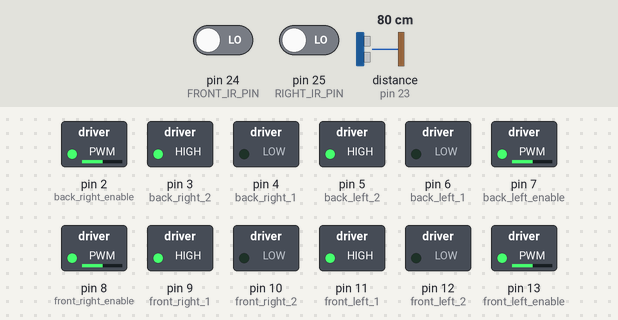
The sketch below on a simulated Arduino Mega 2560, built with avr-gcc and run on an emulated ATmega2560. On the bench: switched loads named in the sketch (green lamp = pin HIGH). Wiring (inferred from the names in the program): ultrasonic range finder: trigger pin 22; echo pin 23. Dashed ring = blinking. The inputs (shaded band) are chosen by the test bench; at power-on: pin 24 (FRONT_IR_PIN) LOW, distance to the obstacle (sensor on pin 23) 80 cm, pin 25 (RIGHT_IR_PIN) LOW. The echo pulse lasts 58.3 µs per cm; pins used as bus, display or sensor lines are not drawn; what the sketch prints to the serial monitor is not drawn.

Above: at 2.31 s.
3.3 s: pin 24 (FRONT_IR_PIN) driven HIGH
At 4.6 s:
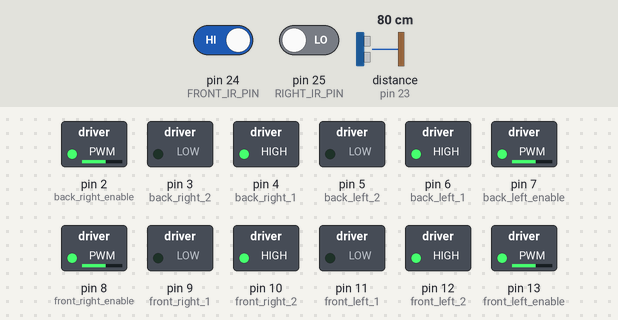
5.6 s: distance to the obstacle (sensor on pin 23) set to 8 cm
7.3 s: distance to the obstacle (sensor on pin 23) set to 5 cm
At 8.2 s:
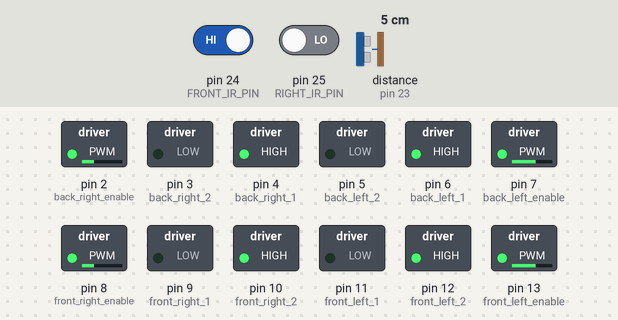
8.9 s: pin 24 (FRONT_IR_PIN) driven LOW
At 9.8 s:
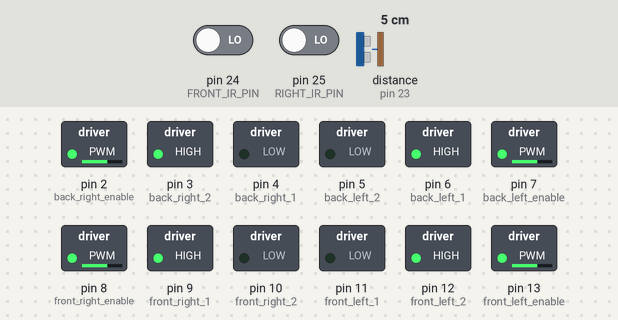
15.9 s: pin 24 (FRONT_IR_PIN) driven HIGH and pin 25 (RIGHT_IR_PIN) driven LOW
At 16.9 s:
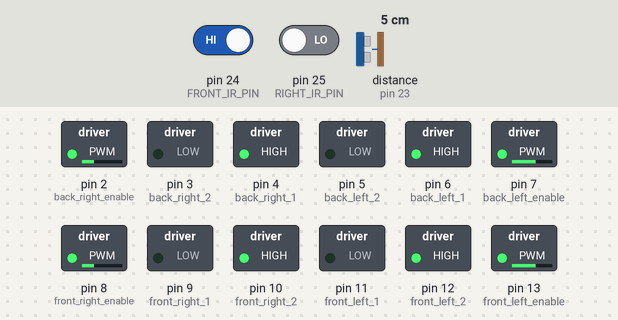
Timing chart, 0 to 18.9 s (numbered marks = the images above; inputs shaded):
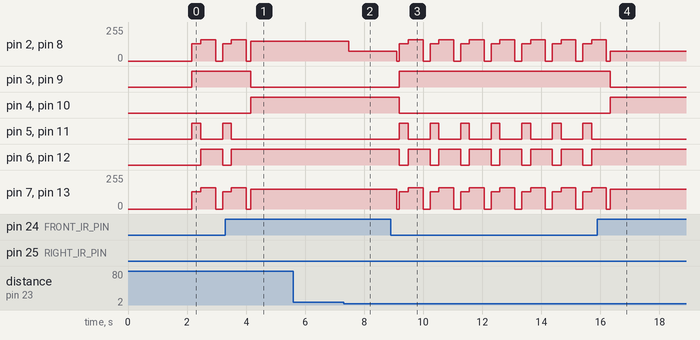

The sketch:

maze_autonomous.ino
```cpp
///////////////////////////////////////////////////////////////////
//      Albertaloop Mechatronics Showdown 2026
//      Autonomous Maze Navigation
//      Version: 1.0
//
//      Strategy:
//      - Left-hand wall following using ultrasonic sensor
//      - Front collision detection using IR sensor
//      - Right wall detection using IR sensor
//
//      Sensor Wiring:
//      - Ultrasonic TRIG  --> Pin 22
//      - Ultrasonic ECHO  --> Pin 23
//      - Front IR OUT     --> Pin 24
//      - Right IR OUT     --> Pin 25
//
//      All IR sensors: LOW = obstacle detected, HIGH = clear
///////////////////////////////////////////////////////////////////

// ---------------------------------------------------------------
// TUNING PARAMETERS — adjust these during testing
// ---------------------------------------------------------------
#define BASE_SPEED         150   // Default drive speed (0-255). Start here, increase if carpet is too slow.
#define TURN_SPEED         160   // Speed during turns. Slightly higher than base to overcome carpet friction.
#define REVERSE_SPEED      130   // Speed when reversing away from front collision.

#define WALL_FOLLOW_DIST   10    // Target distance (cm) to maintain from left wall.
#define WALL_TOO_CLOSE     6     // Left wall too close — steer right.
#define WALL_TOO_FAR       15    // Left wall too far / lost — steer left.
#define FRONT_CLEAR_DIST   20    // (unused — IR is digital, kept for reference)

#define REVERSE_TIME       300   // ms to reverse after front collision before turning.
#define TURN_TIME          500   // ms to turn right after front collision. Tune this for 90 degrees on carpet.
#define LEFT_TURN_TIME     300   // ms to nudge left when left wall is lost.
// ---------------------------------------------------------------

// --- Motor Pins (from starter code — do not change) ---
#define back_left_enable   7
#define back_left_1        6
#define back_left_2        5
#define back_right_enable  2
#define back_right_1       4
#define back_right_2       3
#define front_right_enable 8
#define front_right_1      9
#define front_right_2      10
#define front_left_enable  13
#define front_left_1       11
#define front_left_2       12

// --- Sensor Pins ---
#define TRIG_PIN           22
#define ECHO_PIN           23
#define FRONT_IR_PIN       24   // LOW = wall detected in front
#define RIGHT_IR_PIN       25   // LOW = wall detected on right

///////////////////////////////////////////////////////////////////
void setup() {
  Serial.begin(9600);

  // Motor pins
  pinMode(back_left_enable,   OUTPUT);
  pinMode(back_left_1,        OUTPUT);
  pinMode(back_left_2,        OUTPUT);
  pinMode(back_right_enable,  OUTPUT);
  pinMode(back_right_1,       OUTPUT);
  pinMode(back_right_2,       OUTPUT);
  pinMode(front_right_enable, OUTPUT);
  pinMode(front_right_1,      OUTPUT);
  pinMode(front_right_2,      OUTPUT);
  pinMode(front_left_enable,  OUTPUT);
  pinMode(front_left_1,       OUTPUT);
  pinMode(front_left_2,       OUTPUT);

  // Sensor pins
  pinMode(TRIG_PIN,     OUTPUT);
  pinMode(ECHO_PIN,     INPUT);
  pinMode(FRONT_IR_PIN, INPUT);
  pinMode(RIGHT_IR_PIN, INPUT);

  stopMotors();
  delay(2000); // 2 second pause before starting — gives you time to place robot
  Serial.println("Autonomous maze starting...");
}

///////////////////////////////////////////////////////////////////
void loop() {
  bool frontWall = (digitalRead(FRONT_IR_PIN) == LOW);  // IR LOW = wall detected
  bool rightWall = (digitalRead(RIGHT_IR_PIN) == LOW);
  int  leftDist  = getUltrasonicDistance();

  // Debug output — open Serial Monitor to watch live values
  Serial.print("Front: "); Serial.print(frontWall ? "WALL" : "clear");
  Serial.print(" | Right: "); Serial.print(rightWall ? "WALL" : "clear");
  Serial.print(" | Left dist: "); Serial.print(leftDist);
  Serial.println(" cm");

  // ---------------------------------------------------------------
  // DECISION TREE
  // ---------------------------------------------------------------

  // PRIORITY 1: Front wall — stop, reverse, turn right
  if (frontWall) {
    Serial.println("ACTION: Front wall — reversing and turning right");
    stopMotors();
    delay(100);
    moveBackward(REVERSE_SPEED);
    delay(REVERSE_TIME);
    turnRight(TURN_SPEED);
    delay(TURN_TIME);
    stopMotors();
    delay(100);
    return;
  }

  // PRIORITY 2: Left wall too close — steer right
  if (leftDist > 0 && leftDist < WALL_TOO_CLOSE) {
    Serial.println("ACTION: Too close to left wall — steering right");
    steerRight();
    return;
  }

  // PRIORITY 3: Left wall in range — drive straight
  if (leftDist >= WALL_TOO_CLOSE && leftDist <= WALL_TOO_FAR) {
    Serial.println("ACTION: Wall in range — forward");
    moveForward(BASE_SPEED);
    return;
  }

  // PRIORITY 4: Left wall lost — nudge left to find it
  if (leftDist > WALL_TOO_FAR || leftDist == 0) {
    // Check if right wall present — if so, we're in a corridor, just go straight
    if (rightWall) {
      Serial.println("ACTION: Left wall lost but right wall present — forward");
      moveForward(BASE_SPEED);
    } else {
      Serial.println("ACTION: Left wall lost — nudging left");
      steerLeft();
      delay(LEFT_TURN_TIME);
    }
    return;
  }
}

///////////////////////////////////////////////////////////////////
// MOTOR CONTROL FUNCTIONS
///////////////////////////////////////////////////////////////////

void moveForward(int spd) {
  digitalWrite(back_left_1,   HIGH); digitalWrite(back_left_2,   LOW);
  digitalWrite(back_right_1,  HIGH); digitalWrite(back_right_2,  LOW);
  digitalWrite(front_left_1,  LOW);  digitalWrite(front_left_2,  HIGH);
  digitalWrite(front_right_1, LOW);  digitalWrite(front_right_2, HIGH);
  setSpeed(spd, spd, spd, spd);
}

void moveBackward(int spd) {
  digitalWrite(back_left_1,   LOW);  digitalWrite(back_left_2,   HIGH);
  digitalWrite(back_right_1,  LOW);  digitalWrite(back_right_2,  HIGH);
  digitalWrite(front_left_1,  HIGH); digitalWrite(front_left_2,  LOW);
  digitalWrite(front_right_1, HIGH); digitalWrite(front_right_2, LOW);
  setSpeed(spd, spd, spd, spd);
}

// Full turn right in place (left wheels forward, right wheels backward)
void turnRight(int spd) {
  digitalWrite(back_left_1,   HIGH); digitalWrite(back_left_2,   LOW);
  digitalWrite(back_right_1,  LOW);  digitalWrite(back_right_2,  HIGH);
  digitalWrite(front_left_1,  LOW);  digitalWrite(front_left_2,  HIGH);
  digitalWrite(front_right_1, HIGH); digitalWrite(front_right_2, LOW);
  setSpeed(spd, spd, spd, spd);
}

// Full turn left in place (right wheels forward, left wheels backward)
void turnLeft(int spd) {
  digitalWrite(back_left_1,   LOW);  digitalWrite(back_left_2,   HIGH);
  digitalWrite(back_right_1,  HIGH); digitalWrite(back_right_2,  LOW);
  digitalWrite(front_left_1,  HIGH); digitalWrite(front_left_2,  LOW);
  digitalWrite(front_right_1, LOW);  digitalWrite(front_right_2, HIGH);
  setSpeed(spd, spd, spd, spd);
}

// Gentle steer right — left side faster than right
void steerRight() {
  digitalWrite(back_left_1,   HIGH); digitalWrite(back_left_2,   LOW);
  digitalWrite(back_right_1,  HIGH); digitalWrite(back_right_2,  LOW);
  digitalWrite(front_left_1,  LOW);  digitalWrite(front_left_2,  HIGH);
  digitalWrite(front_right_1, LOW);  digitalWrite(front_right_2, HIGH);
  setSpeed(BASE_SPEED, BASE_SPEED / 2, BASE_SPEED, BASE_SPEED / 2);
}

// Gentle steer left — right side faster than left
void steerLeft() {
  digitalWrite(back_left_1,   HIGH); digitalWrite(back_left_2,   LOW);
  digitalWrite(back_right_1,  HIGH); digitalWrite(back_right_2,  LOW);
  digitalWrite(front_left_1,  LOW);  digitalWrite(front_left_2,  HIGH);
  digitalWrite(front_right_1, LOW);  digitalWrite(front_right_2, HIGH);
  setSpeed(BASE_SPEED / 2, BASE_SPEED, BASE_SPEED / 2, BASE_SPEED);
}

void stopMotors() {
  setSpeed(0, 0, 0, 0);
}

// spd values: back_left, back_right, front_left, front_right
void setSpeed(int bl, int br, int fl, int fr) {
  // Enforce minimum threshold from starter code to prevent buzzing
  if (bl > 0 && bl < 72) bl = 72;
  if (br > 0 && br < 72) br = 72;
  if (fl > 0 && fl < 72) fl = 72;
  if (fr > 0 && fr < 72) fr = 72;

  analogWrite(back_left_enable,   bl);
  analogWrite(back_right_enable,  br);
  analogWrite(front_left_enable,  fl);
  analogWrite(front_right_enable, fr);
}

///////////////////////////////////////////////////////////////////
// ULTRASONIC SENSOR
///////////////////////////////////////////////////////////////////

int getUltrasonicDistance() {
  // Send pulse
  digitalWrite(TRIG_PIN, LOW);
  delayMicroseconds(2);
  digitalWrite(TRIG_PIN, HIGH);
  delayMicroseconds(10);
  digitalWrite(TRIG_PIN, LOW);

  // Read echo — timeout after 30ms (equivalent to ~500cm, filters bad readings)
  long duration = pulseIn(ECHO_PIN, HIGH, 30000);

  if (duration == 0) return 0; // 0 = no reading / out of range

  int distance = duration * 0.034 / 2;
  return distance;
}
```

Measured:
- the behaviour switches between 7 and 6 cm on distance to the obstacle (sensor on pin 23) (found by bisection; images 1 and 2)
- after the input at 3.3 s, pin 3 (back_right_2), pin 9 (front_right_1): HIGH → LOW after 0.85 s; pin 4 (back_right_1), pin 10 (front_right_2): LOW → HIGH after 0.85 s; pin 5 (back_left_2), pin 11 (front_left_1): goes on until 3.5 s, then stays LOW; pin 6 (back_left_1), pin 12 (front_left_2): goes on until 3.5 s, then stays HIGH
- after the input at 5.6 s, every drawn part: stays the same
- after the input at 7.3 s, pin 2 (back_right_enable), pin 8 (front_right_enable): 150/255 → 75/255 after 0.18 s
- after the input at 8.9 s, pin 2 (back_right_enable): 75/255 → 0/255 after 0.20 s, then repeats every 1.0 s: 130/255 0.30 s, 160/255 0.50 s, 0/255 0.23 s; pin 3 (back_right_2): LOW → HIGH after 0.30 s
- after the input at 15.9 s, pin 3 (back_right_2), pin 9 (front_right_1): HIGH → LOW after 0.44 s; pin 4 (back_right_1), pin 10 (front_right_2): LOW → HIGH after 0.44 s; pin 5 (back_left_2), pin 11 (front_left_1): stops changing and stays LOW; pin 6 (back_left_1), pin 12 (front_left_2): stops changing and stays HIGH
